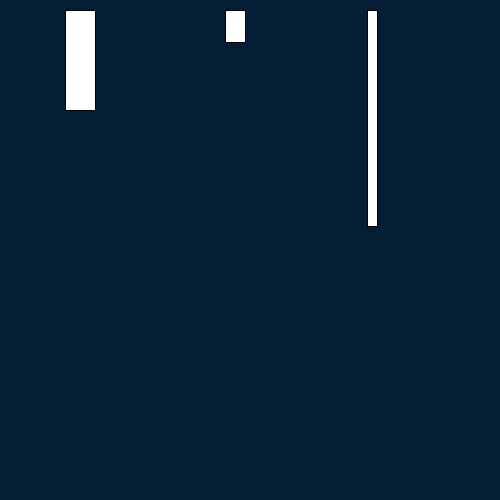
Frame 1 (no input)
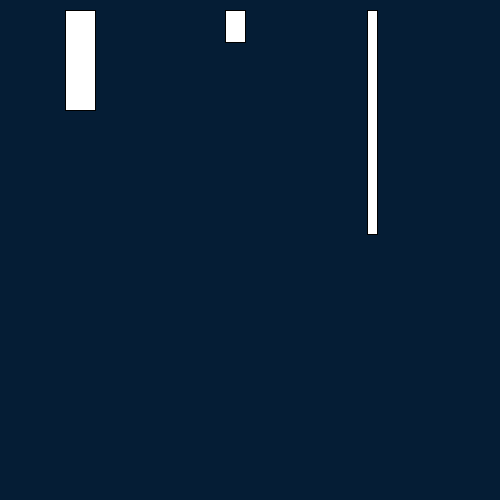
Frame 60 (the mouse pressed at the canvas centre just before this capture)
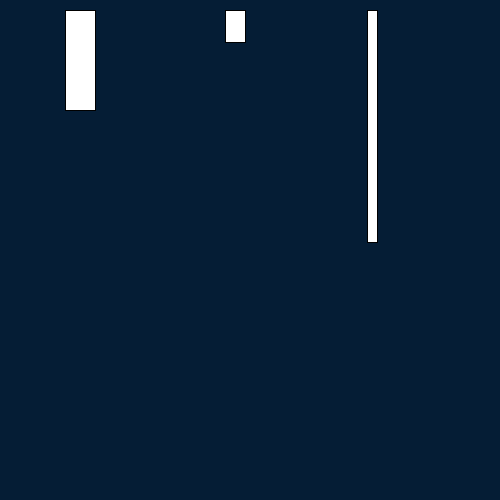
Frame 120 (the mouse held since frame 60 and released just before this capture)

The Processing sketch that drew these frames (run headless with seeded random() and noise(); from frame 60 on, the mouse is pressed at the canvas centre):

// Processing sketch: processing_122629
// ── processing_122629.pde

float counter =0;

void setup(){
  size(500,500);
  colorMode(HSB, 360,100,100);
}

void draw(){
  pushMatrix();
  float B = map(hour(),0,24,0,100);
  background(210,90,B);
  popMatrix();
  
   
  for (int i=10; i<490; i+=20) {
  }
  
  for (int i=10; i<490; i+=8) {
  }

for (int i=10; i<490; i+=8) {
  }
  
pushMatrix();
  int sec= second()*8;
  fill(360);
  rect(367.5,10,10,sec);
  popMatrix();
  
  pushMatrix();
  int min= minute()*8;
  fill(360);
  rect(225,10,20,min);
  popMatrix();
  
  pushMatrix();
  int h= hour()*20;
  fill(360);
  rect(65,10,30,h);
  popMatrix();
}
